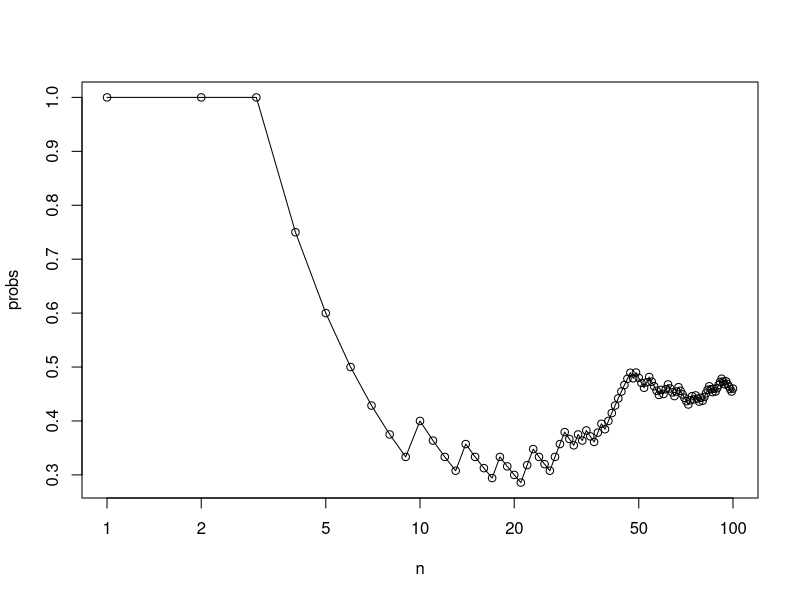
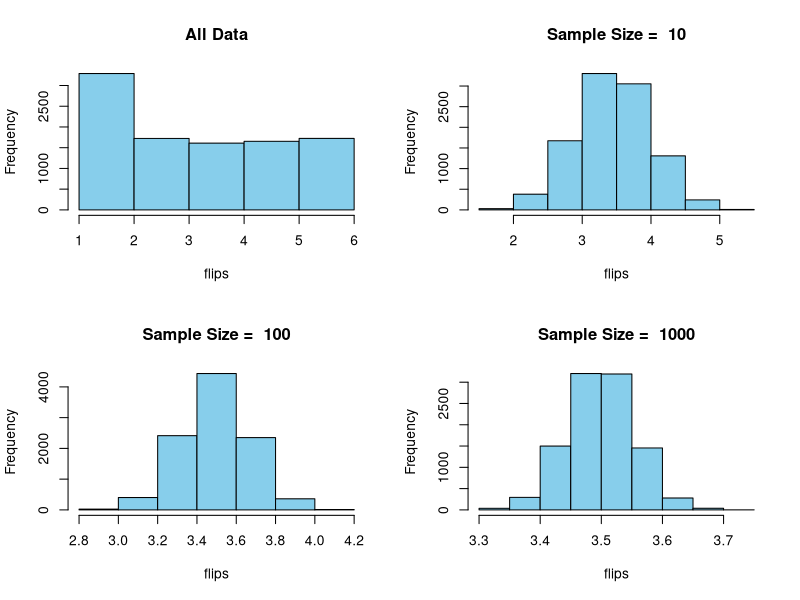

These charts were generated, in order, by the following R code: (Note: this script raises an error after producing the figures.)
##---- Sampling

N <- 100
flips <- sample(x=c(0,1), prob=c(.5, .5), size=N, replace=T)
cum <- cumsum(flips)
n <- 1:N
probs <- cum / n
plot(n, probs, type="o", log="x")

#----

##---- Sampling Distribution Simulation

samplingDist <- function(sampleSize, N) {
    flips <- NULL
    for (i in 1:N) {
        flips <- rbind(flips,mean(sample(x=seq(1, 6), prob=rep(1/6, 6), size=sampleSize, replace=T)))
    }
    hist(flips, breaks=6, col="skyblue", main=paste("Sample Size = ", sampleSize))

    cat("\n\n")
    cat("Sample Size: ", sampleSize)
    cat("\n", "Mean = ", mean(flips), "\n", "Std Dev =", sd(as.vector(flips)))
}

samplingDistributionSimu <- function () {
    N <- 10000
    flips <- sample(x=seq(1,6), prob=rep(1/6, 6), size=N, replace=T)

    par(mfrow=c(2,2))
    hist(flips, breaks=6, col="skyblue", main="All Data")
    cat("\n")
    cat("All Data")
    cat("\n", "Mean = ", mean(flips), "\n", "Std Dev =", sd(flips))

    samplingDist(10, N)
    samplingDist(100, N)
    samplingDist(1000, N)

    cat("\n\n")
    par(mfrow=c(1,1))
}
samplingDistributionSimu()

#----

#---- Confidence Interval Simulation

confidenceIntervalSimu <- function() {
    sampleSize <- 500
    popMean <- 100
    popStdDev <- 50
    reps <- 30
    zValue <- 1.96

    results <- c()
    for (i in 1:reps) {
        data <- rnorm(sampleSize, popMean, popStdDev)
        sampleMean <- mean(data)

        lower <- sampleMean - zValue*popStdDev/sqrt(sampleSize)
        higher <- sampleMean + zValue*popStdDev/sqrt(sampleSize)
        results <- rbind(results, c(round(sampleMean, digits=2),
                                    paste(round(lower, digits=2), round(higher, digits=2), sep=", "),
                                    popMean,
                                    popMean <= higher && popMean >= lower))
    }

    cat("\nPopulation Mean: ", popMean, "\nPopulation Std Dev: ", popStdDev,
        "\nSample Size: ", sampleSize, "\nReps: ", reps)

    cat("\nWithin CI: ", length(which(output[,4]==T))/reps * 100, "%")
    cat("\n")

    output <- matrix(results, reps, 4,
                     dimnames=list(rep("", reps),
                     c("Sample Mean", "Confidence Interval", "Pop Mean", "Within CI")))

    colnames(output) <- c("Sample Mean", "Confidence Interval", "Pop Mean", "Within CI")
    rownames(output) <- rep("", reps)
    print(output, min.colwidth=20, page.width=100, prefix.width=0, quote=F)
}

confidenceIntervalSimu()
#----

##---- Hypothesis Testing Simulation
pValue <- function(t.stat, df, two.tailed=F) {
    pVal <- .5 - abs(.5-pt(t.stat, df))

    if(two.tailed) {
        pVal <- 2*pVal
    }

    pVal
}
hypothesisTestingSimu <- function() {

    popMean <- 11
    popVar <- 5

    nullMean <- 10
    numSamples <- 100
    two.tailed <- T
    alpha <- .05
    sampleSize <- 30

    output <- NULL
    decisions <- c()
    for (i in 1:numSamples) {
        popMean <- 10
        popVar <- 5
        data <- rnorm(sampleSize, popMean, sqrt(popVar))

        t.stat <- (mean(data) - nullMean) / sqrt(var(data)/sampleSize)
        prob <- pValue(t.stat, sampleSize-1, two.tailed)
        t.prob <- t.test(data, mu=nullMean)$p.value

        if (prob < alpha) {
            decision = "REJECT"
        } else {
            decision = "RETAIN"
        }

        decisions <- c(decisions, decision)
        output <- rbind(output,
                        cbind(round(mean(data), digits=2), round(sqrt(var(data)), digits=2),
                              round(t.stat, digits=3), decision, round(prob, digits=3), round(t.prob, digits=3)))

    }

    dimnames(output) <- list(rep("", numSamples),
                             c("Sample Mean", "Sample SD", "t-stat", "Decision", "p-Value", "t.test$p.value"))

    cat("% RETAINED: ", length(decisions[decisions=="RETAIN"]) / length(decisions) * 100, "%")
    cat("\n")

    print(output, min.colwidth=15, prefix.width=0, quote=F)

}
hypothesisTestingSimu()
#----
